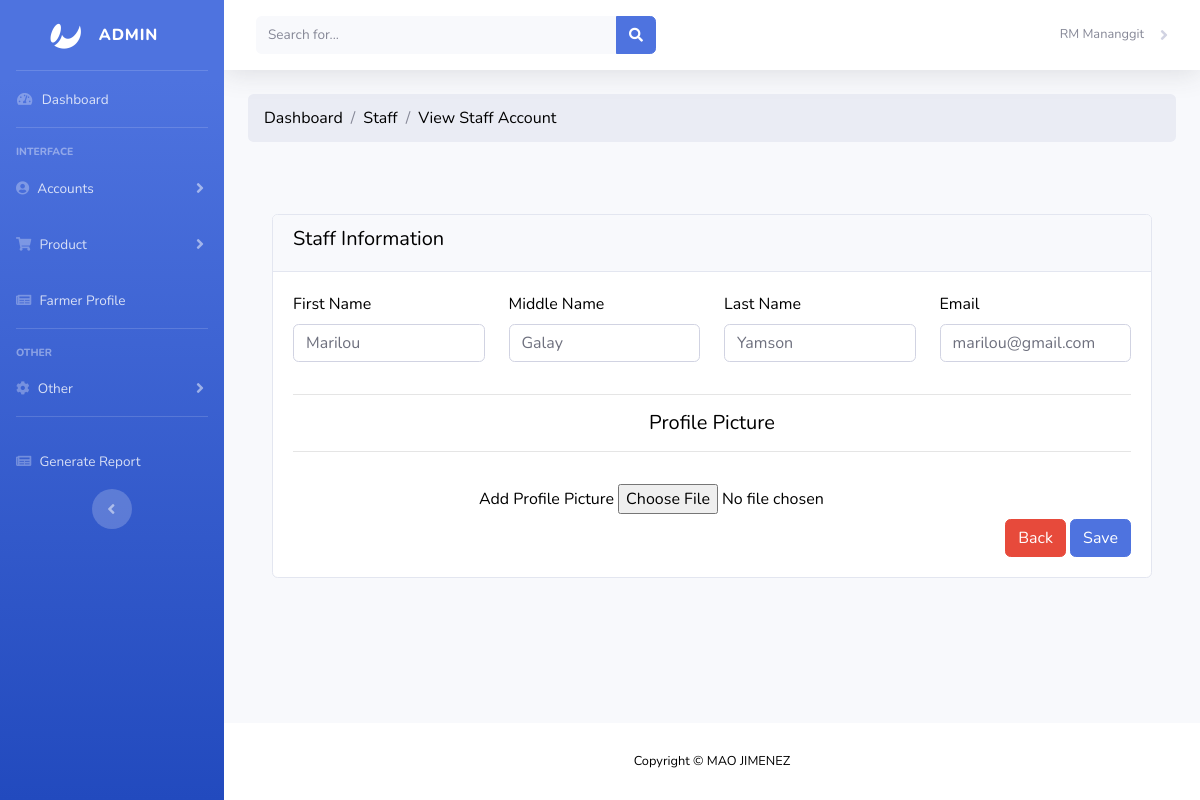
Page /admin/staff_update.php?id=2 (signed in) on the committed database.
### tables this page shows
CREATE TABLE `user` (
  `user_id` int(50) NOT NULL,
  `fname` varchar(255) NOT NULL,
  `mname` varchar(255) NOT NULL,
  `lname` varchar(255) NOT NULL,
  `email` varchar(255) NOT NULL,
  `password` varchar(255) NOT NULL,
  `picture` longblob NOT NULL,
  `user_type` int(10) NOT NULL,
  `user_status` int(10) NOT NULL
);

### admin/staff_update.php (the view, shortened to what this page needs)
<?php include('authentication.php'); ?>
<?php include('includes/header.php');?>
        <ol class="breadcrumb mb-4">
            <li class="breadcrumb-item">Dashboard</li>
            <li class="breadcrumb-item">Staff</li>
            <li class="breadcrumb-item">View Staff Account</li>
        </ol>
        <div class="container">
        <div class="row justify-content-center">
            <div class="col-md-12">
                <div class="card mt-5">
                    <div class="card-header">
                    <h5>Staff Information</h5>
                    </div>
                    <div class="card-body">
                    <?php
                        if(isset($_GET['id']))
                        {
                            $id = $_GET['id'];
                            $users = "SELECT * FROM user WHERE user_id='$id' ";
                            $users_run = mysqli_query($con, $users);
                            if(mysqli_num_rows($users_run) > 0)
                            {
                                foreach($users_run as $user)
                                {
                             ?>
<form action="code.php" method="POST" enctype="multipart/form-data" >
                    <div class="row">
                    <div class="col-md-3 mb-3">
                                    <label for="">First Name</label>
                                    <input required  type="text" name="fname" value="<?=$user['fname'];?>" class="form-control">
                                </div>
                                <div class="col-md-3 mb-3">
                                    <label for="">Middle Name</label>
                                    <input required  type="text" name="mname"   value="<?=$user['mname'];?>"class="form-control">
                                </div>
                                <div class="col-md-3 mb-3">
                                    <label for="">Last Name</label>
                                    <input required  type="text" name="lname" value="<?=$user['lname'];?>" class="form-control">
                                </div>
                                <div class="col-md-3 mb-3">
                                    <label for="">Email</label>
                                    <input required type="email" name="email" value="<?=$user['email'];?>" class="form-control">
                                </div>
                                <div class="col-md-12 mb-3 text-center">
                                <hr> <h5>Profile Picture</h5>  <hr>
                                </div>
                                <div class="col-md-12 text-center">
                                <label for="dp">Add Profile Picture</label>
                                <input type="file" name="userprofile" id="dp" accept=".jpg, .jpeg, .png">
                                </div>
                                </div>
                                <div class="text-right">
                                <a href="staff.php" class="btn btn-danger">Back</a>
                                <button type="submit" name="update_staff" class="btn btn-primary">Save</button>
                                </div>
                                <?php
                                }
                            }
                            else
                            {
                                ?>
                                <h4>No Record Found!</h4>
                                <?php
                            }
                        }
                        ?>
</form>
                    </div>
                    </div>
                </div>
            </div>
        </div>
<?php include('includes/footer.php');?>

### admin/css/custom.css (style rules this page uses)
body { color: black; }

### rows in the picture
user: fname "Marilou", mname "Galay", lname "Yamson", email "marilou@gmail.com"

### other values in the picture
$_SESSION['auth_user'] ['user_name'] "RM Mananggit"
